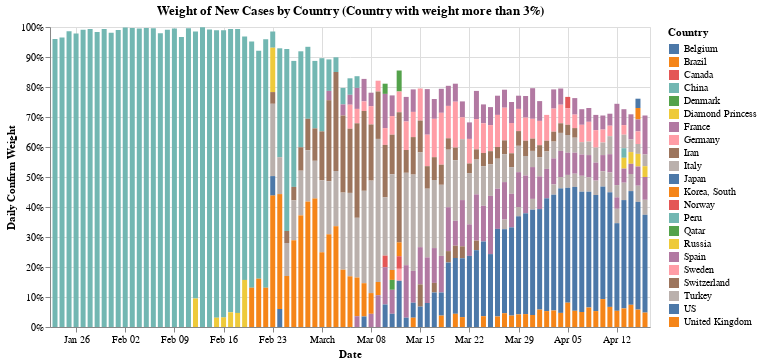

The notebook cell saved with this chart:
### Code cell
#hide_input
_weight_bar.properties(
    title = 'Weight of New Cases by Country (Country with weight more than 3%)',
    width = 600
)

### Figure 1 — Vega-Lite specification as saved in the notebook (floating-point values rounded to 4 significant figures; data arrays with more than 128 entries replaced by an {"elided": "..."} marker saying what was removed)
{"config": {"view": {"continuousWidth": 400, "continuousHeight": 300}}, "data": {"name": "data-dcecaca74fa4f67adcfd5d75bd88dfac"}, "mark": "bar", "encoding": {"color": {"type": "nominal", "field": "Country"}, "opacity": {"condition": {"value": 1, "selection": "selector021"}, "value": 0.2}, "tooltip": [{"type": "temporal", "field": "Date"}, {"type": "nominal", "field": "Country"}, {"type": "quantitative", "field": "New Confirm Weight"}], "x": {"type": "temporal", "field": "Date"}, "y": {"type": "quantitative", "axis": {"format": "%"}, "field": "New Confirm Weight", "title": "Daily Confirm Weight"}}, "selection": {"selector021": {"type": "multi", "fields": ["Country"], "bind": "legend"}}, "title": "Weight of New Cases by Country (Country with weight more than 3%)", "width": 600, "$schema": "https://vega.github.io/schema/vega-lite/v4.8.1.json", "datasets": {"data-dcecaca74fa4f67adcfd5d75bd88dfac": {"elided": "392 records"}}}
